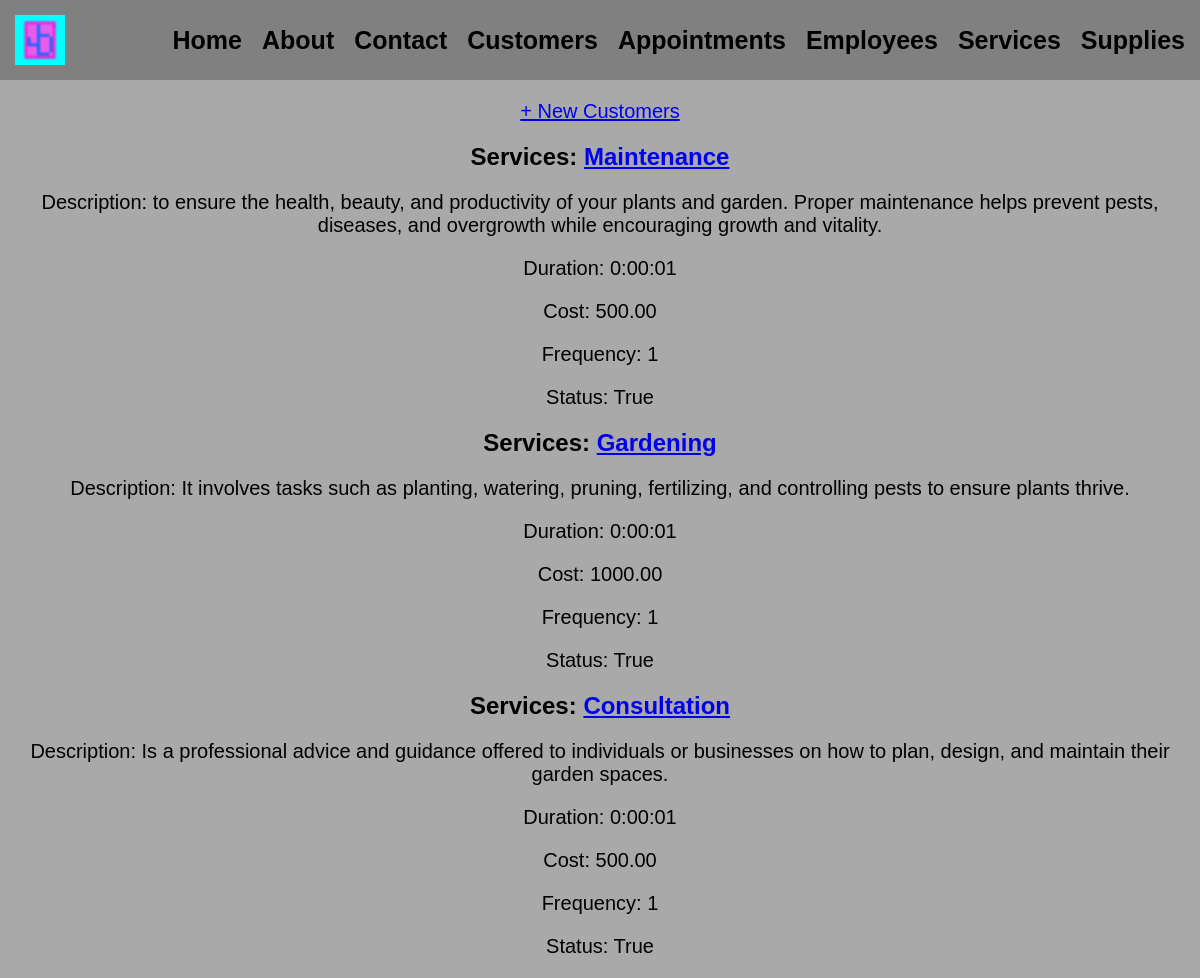
Page /service on the earlier database version.
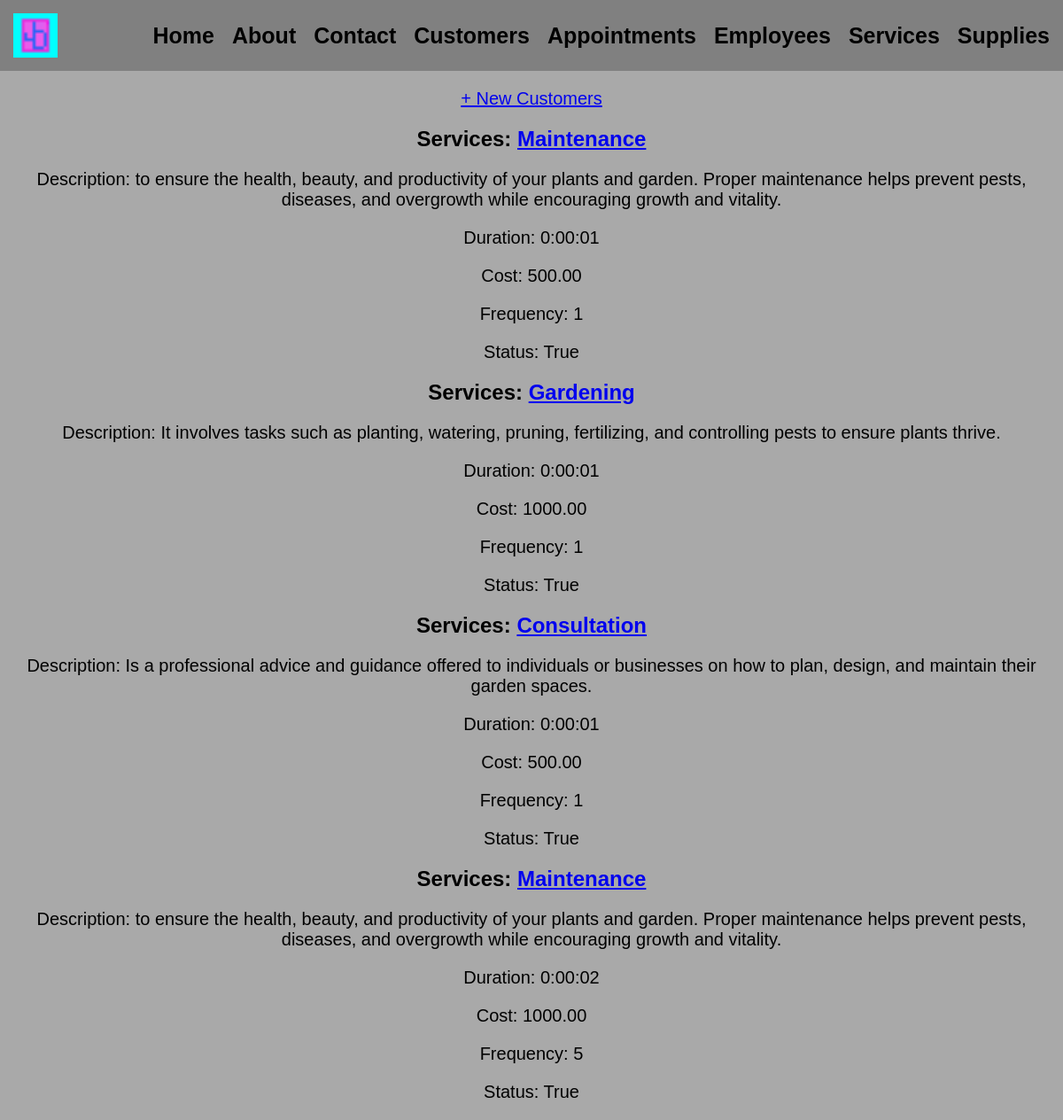
Same page on the later database version.
### app/models.py (models this page shows, shortened)
class Service(models.Model):
    SERVICE_TYPES = [
        ('Maintenance', 'Maintenance'),
        ('Gardening', 'Gardening'),
        ('Consultation', 'Consultation'),
    ]
    service_type = models.CharField(max_length=50, choices=SERVICE_TYPES)
    service_description = models.TextField()
    service_duration = models.DurationField()
    service_cost = models.DecimalField(max_digits=10, decimal_places=2)
    frequency = models.CharField(max_length=50)
    status = models.BooleanField(default=True)

### app/views.py (the view)
# urls.py: path('service', ServiceListView.as_view(), name='service'),
class ServiceListView(ListView):
    model = Service
    context_object_name = 'services'
    template_name = 'app/Services_lists.html'

### app/templates/app/Services_lists.html
{% extends 'app/base.html' %}
{% load static %}
{% block content %}
    <p><a href="{% url 'service_create' %}">+ New Customers </a></p>
    {% for service in services %}
        <div class="Services-entry">
            <h2>Services: <a href="{%url 'service_detail' service.pk%}">{{ service.service_type }}</a></h2>
            <p>Description: {{ service.service_description }}</p>
            <p>Duration: {{ service.service_duration }}</p>
            <p>Cost: {{ service.service_cost }}</p>
            <p>Frequency: {{ service.frequency }}</p>
            <p>Status: {{ service.status }}</p>
        </div>
    {% endfor %}
{% endblock content %}

Differences in the rows shown:
added Service: service_type "Maintenance", service_description "to ensure the health, beauty, and productivity of your plants and garden. Proper maintenance helps prevent pests, diseases, and overgrowth while encouraging growth and vitality.", service_duration "0:00:02", service_cost "1000.00", frequency "5", status "True"
